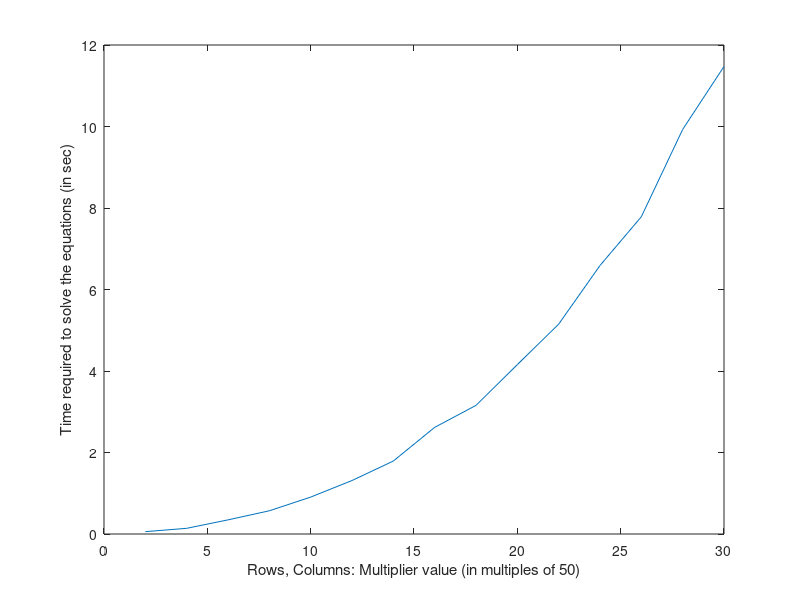

This chart was generated by the following MATLAB code: (Note: this script raises an error after producing the figure.)
multiplier = (2:2:30);
time_stamp = [0.0579,0.1393,0.3467,0.5695,0.9056,1.3123,1.7906,2.6171,3.1562,4.1569,5.1498,6.5890,7.7855,9.9279,11.4732];

plot(multiplier,time_stamp)
xlabel("Rows, Columns: Multiplier value (in multiples of 50)")
ylabel("Time required to solve the equations (in sec)")

sgtitle(sprintf('Time required Vs Size of given matrix'))
